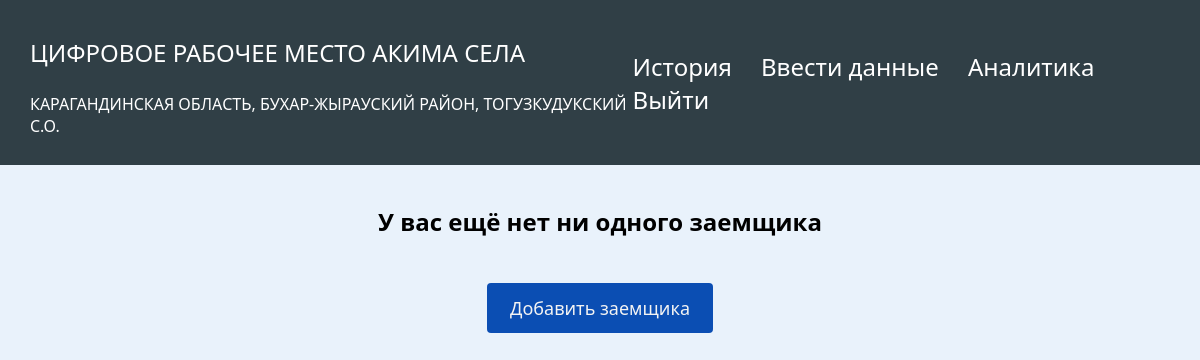
Page /all-creditors (signed in) on the committed database.
### app/models.py (models this page shows, shortened)
class User(db.Model, UserMixin):
   id = db.Column(db.Integer, primary_key = True)
   login = db.Column(db.String(250), unique=True)
   kato_2 = db.Column(db.String(1024))
   kato_2_name = db.Column(db.String(1024))
   kato_4 = db.Column(db.String(1024))
   kato_4_name = db.Column(db.String(1024))
   kato_6 = db.Column(db.String(1024), unique=True)
   kato_6_name = db.Column(db.String(1024))
   password = db.Column(db.String(250))
   is_district = db.Column(db.Boolean)
   is_obl = db.Column(db.Boolean)

### app/routes.py (the view)
@app.route('/all-creditors', methods=['GET'])
@login_required
def all_creditors():
    form = CreditorForm()
    creditors = Creditor.query.filter_by(user_id=current_user.id).all()
    return render_template('all_creditors.html', form=form, creditors=creditors, measurement_units=measurement_units, user=current_user)

### app/routes.py (called while the page is built)
@login_manager.user_loader
def load_user(user_id):
    return User.query.get(int(user_id))

### app/templates/all_creditors.html (shortened to what this page needs)
{% extends "base.html" %} {% block title %}Все кредиторы{% endblock %}
{% block content %}
<link rel="stylesheet" href="{{ url_for('static', filename='all_creditors.css') }}" />
<body>
    <div class="acc-content">
        {% if not creditors %}
        <h2 style="text-align: center;">У вас ещё нет ни одного заемщика</h2>
        <a href="{{ url_for('add_creditors') }}" class="btn">Добавить заемщика</a>
        {% endif %}
</body>
{% endblock %}

### app/templates/base.html (shortened to what this page needs)
<!DOCTYPE html>
<html lang="ru">
<head>
  <link rel="stylesheet" href="{{ url_for('static', filename='base.css') }}">
</head>
<div class="content">
  <nav class="head">
    <div class="logo_block">
    {% if user.is_authenticated %}
        {% if user.is_obl %}
        <div>
          <p class="logo_text">Цифровое Рабочее место Акима области</p>
         <p class="logo_text_under">{{ user.kato_2_name }}</p>
        </div>
        {% elif user.is_district %}
            <div>
                <p class="logo_text">Цифровое Рабочее место Акима района</p>
               <p class="logo_text_under">{{ user.kato_4_name }}</p>
            </div>
       {% else %}
            <div>
                <p class="logo_text">Цифровое Рабочее место Акима села</p>
                <p class="logo_text_under">{{ user.kato_2_name }}, {{ user.kato_4_name }}, {{ user.kato_6_name }}</p>
            </div>
       {% endif %}
       {% else %}
       <img src="../static/img/logo2.svg" class="logo" alt="МСХ" />
       <div>
        <p class="logo_text">Цифровое Рабочее место Акима села</p>
      </div>
    {% endif %}
    </div>
    <div>
      {% if user.is_authenticated %}
      {% if user.is_district %}
      <a class="nav_link" id="portfolio" href="{{ url_for('region_akim') }}">Анкеты</a>
      {% else %}
      {% if not user.is_obl %}
      <a class="nav_link" id="portfolio" href="{{ url_for('account') }}">История</a>
      <a class="nav_link" id="portfolio" href="{{ url_for('edit_form') }}">Ввести данные</a>
      {% endif %}
      {% endif %}
      <a class="nav_link" id="portfolio" href="{{ url_for('dashboard_soc1') }}">Аналитика</a>
      <a class="nav_link" id="logout" href="{{ url_for('logout') }}">Выйти</a>
      {% else %}
      <a class="nav_link" id="login" href="{{ url_for('login') }}">Войти</a>
      {% endif %}
    </div>
  </nav>
  <div class="container">{% block content %} {% endblock %}</div>
</div>
</html>

### app/static/base.css (style rules this page uses)
body { margin: 0; background-color: rgba(215, 231, 248, 0.53); font-family: Montserrat, "Segoe UI", Tahoma, Geneva, Verdana, sans-serif; }
.content { width: 100%; }
.head { display: flex; width: 100%; justify-content: space-between; height: fit-content; align-items: center; background-color: #303F46; padding-bottom: 12px; padding-top: 12px; }
.logo_block { display: flex; align-items: center; }
.logo_text { font-size: x-large; color: #fff; margin-left: 30px; text-transform: uppercase; }
.logo_text_under { font-size: medium; color: #fff; margin-left: 30px; text-transform: uppercase; }
.nav_link { font-size: x-large; color: #fff; text-decoration: none; padding-right: 25px; }

### app/static/all_creditors.css (style rules this page uses)
body { font-family: Montserrat, "Segoe UI", Tahoma, Geneva, Verdana, sans-serif; margin: 0; place-items: center; min-height: 100vh; }
.acc-content { width: 100%; margin: 20px auto; display: flex; flex-direction: column; gap: 25px; }
.btn { padding: 0.75rem; font-size: 18px; display: block; text-decoration: none; background-color: rgb(11, 78, 179); color: #f3f3f3; text-align: center; border-radius: 0.25rem; cursor: pointer; max-width: 200px; width: 100%; margin: 0 auto; transition: 0.3s; border: 1px solid transparent; }

### rows in the picture
User: kato_2_name "КАРАГАНДИНСКАЯ ОБЛАСТЬ", kato_4_name "БУХАР-ЖЫРАУСКИЙ РАЙОН", kato_6_name "ТОГУЗКУДУКСКИЙ С.О."
